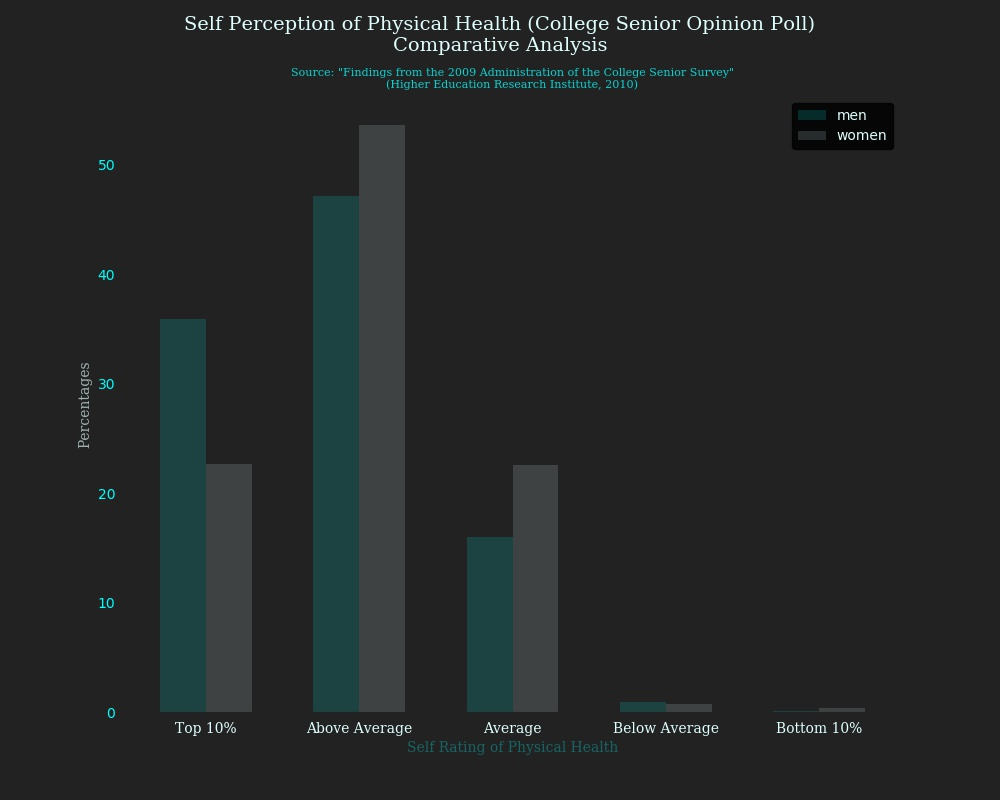

Python code for this plot:
import matplotlib.pyplot as plt
import pandas as pd
import numpy as np
import pathlib


#NOTE Plot Info Configuration
font     = 'Serif'
title    = 'Self Perception of Physical Health (College Senior Opinion Poll)\nComparative Analysis'
source   = ('Source: "Findings from the 2009 Administration of the College Senior Survey"\n'
           '(Higher Education Research Institute, 2010)')
ylabel   = 'Percentages'
filename = pathlib.Path(__file__).with_suffix('.jpg')


#NOTE Data Configuration
data_men   = [35.9, 47.1, 16.0, 0.9, 0.1]
data_wom   = [22.7, 53.6, 22.6, 0.7, 0.4]
categories = ['Top 10%', 'Above Average', 'Average', 'Below Average', 
        'Bottom 10%']
positions  = np.arange(len(categories))


# NOTE Color Configuration
background = '#222222'
spines     = background
special    = spines # Bottom and left spines
# --- text colors
bold       = 'lightcyan'
t_txt      = bold
src_txt    = 'cyan'
trim       = 'cyan'
labels     = bold
# --- bar colors
mbars      = 'cyan'
wbars      = 'lightcyan'
edges      = background
medges     = mbars
wedges     = wbars
width      = 0
# --- grid colors
grid       = background
alpha      = 0.1


#NOTE Geometry Configuration
x_rotation = 0
x_size     = 10
y_size     = 8
y_ticks    = False
x_ticks    = False


################################################################## Make the plot
plt.gcf().set_size_inches(x_size, y_size)
plt.bar(positions, data_men, width=-0.3, align='edge', color=mbars, 
        edgecolor=medges, linewidth=width, alpha=0.15)
plt.bar(positions, data_wom, width=0.3, align='edge', color=wbars,
        edgecolor=wedges, linewidth=width, alpha=0.15)
plt.xticks(positions, categories, fontsize=10, fontname=font, 
        rotation=x_rotation, color=bold)
plt.ylabel(ylabel, fontsize=10, fontname=font, 
        color=labels, alpha=0.66)
plt.xlabel('Self Rating of Physical Health', fontsize=10, fontname=font,
        color=trim, alpha=0.3)
plt.yticks(color=trim)
plt.suptitle(title, fontsize=14, fontname=font, color=t_txt)
plt.title(source, fontsize=8, fontname=font, color=src_txt, alpha=0.8)
#plt.figtext(.5, 0.01, source, wrap=True, ha='center', fontname=font, fontsize=8,
#        color=src_txt)
plt.grid(color=grid, alpha=alpha)
legend = plt.legend(['men', 'women'])
legend.get_frame().set_color('black')
for text in legend.get_texts():
    text.set_color('lightcyan')

 
ax = plt.axes()
ax.patch.set_facecolor(background)
ax.figure.set_facecolor(background)
ax.set_axisbelow(True)
for position in ['top', 'right']:
    ax.spines[position].set_color(spines)
for position in ['bottom', 'left']:
    ax.spines[position].set_color(special)
ax.tick_params(top=False, bottom=False, left=y_ticks, right=x_ticks, 
        labelleft=True, labelbottom=True)


plt.savefig(filename, facecolor=ax.figure.get_facecolor())
plt.show()
